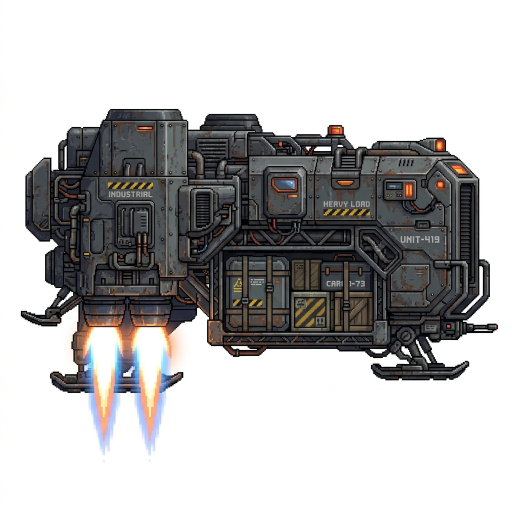
#> input picture drone_raw.png, 1024 x 1024 px (shown at 1/2 size)
$ python process_drone.py
#> lines starting #> are read from the running program, lines starting #| are printed output that depends on the picture
from PIL import Image

def process():
    print("Processing drone...")
    img = Image.open('drone_raw.png').convert('RGBA')

    # Remove white background
    datas = img.getdata()
    newData = []
    for item in datas:
        if item[0] > 220 and item[1] > 220 and item[2] > 220:
            newData.append((255, 255, 255, 0))
        else:
            newData.append(item)
#> this loop made 1048576 passes
#> item on passes 1 to 3: (253, 251, 252, 255), (255, 254, 255, 255), (255, 253, 254, 255)
#> after the loop, newData = 1048576 items
    img.putdata(newData)

    # Crop tight
    bbox = img.getbbox()
#> bbox = (41, 218, 996, 910)
    if bbox:
        img = img.crop(bbox)
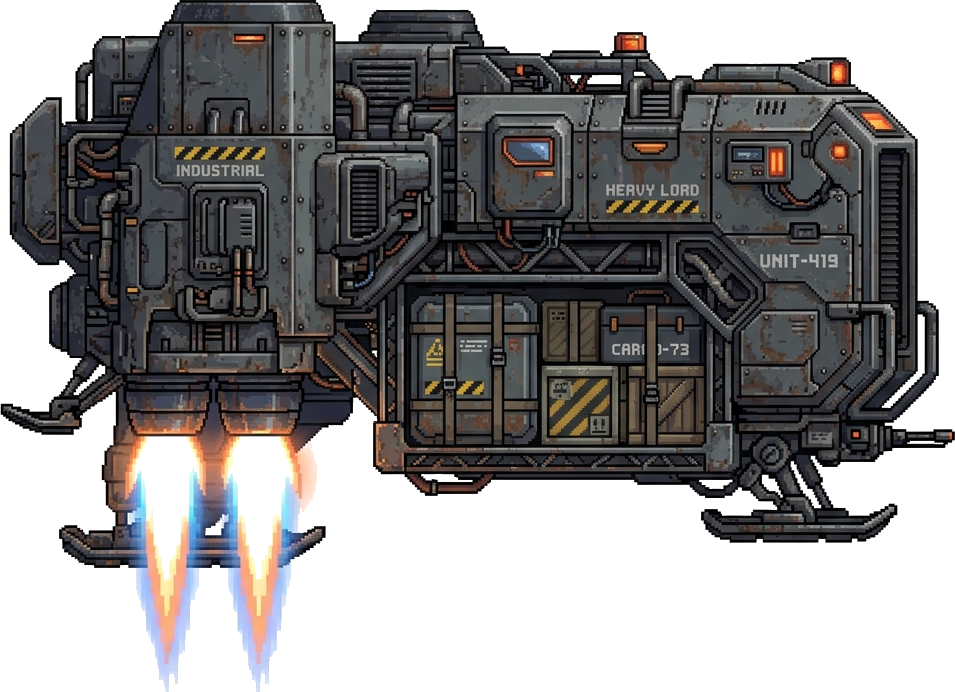
#> img: PIL image 955x692 RGBA; mean R, G, B, A 141.4, 139.8, 140.1, 155.5; transparent parts drawn white

    w, h = img.size
#> w = 955; h = 692
    aspect = h / w
#> aspect = 0.725
    new_w = 150
    new_h = int(new_w * aspect)
#> new_h = 108

    img = img.resize((new_w, new_h), Image.Resampling.LANCZOS)
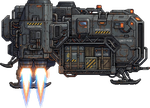
#> img: PIL image 150x108 RGBA; mean R, G, B, A 49.1, 47.7, 47.9, 155.4; transparent parts drawn white
    img.save('hover_drone.png', 'PNG')
    print("Saved hover_drone.png!")

if __name__ == '__main__':
    process()

$ run again, with ac_unit.png copied over drone_raw.png
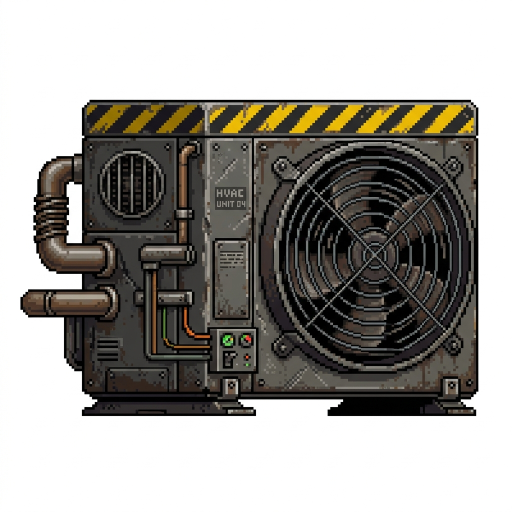
#> input picture ac_unit.png, 1024 x 1024 px (shown at 1/2 size)
#> the loop in process, `for item in datas:` made 1048576 passes
#> item on passes 1 to 3: (252, 252, 252, 255), (255, 255, 255, 255), (254, 254, 254, 255)
#> after the loop in process, `for item in datas:`: newData = 1048576 items
#> bbox = (40, 199, 957, 832)
#> in process, `img = img.crop(bbox)`:
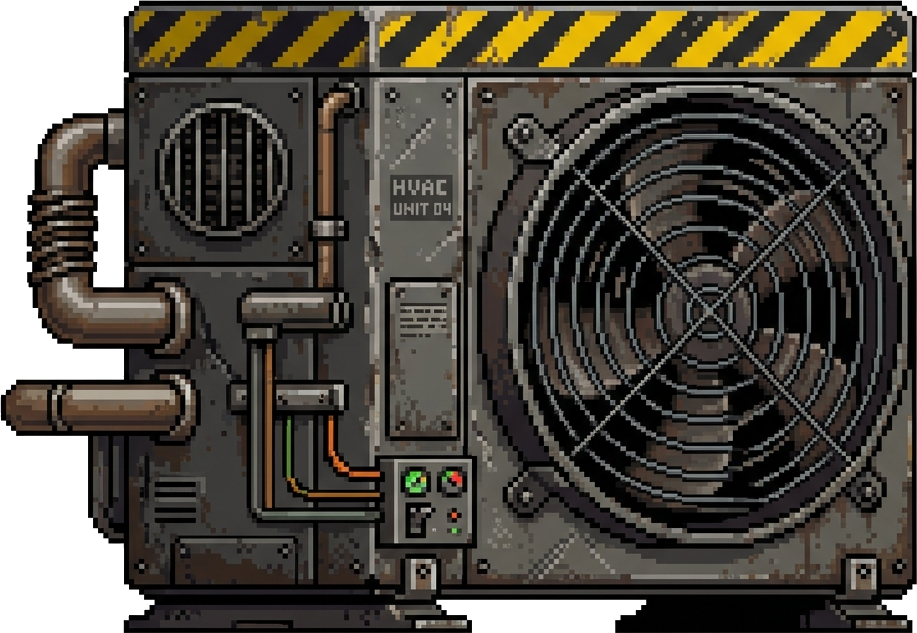
#> img: PIL image 917x633 RGBA; mean R, G, B, A 81.8, 77.5, 69.2, 229.6; transparent parts drawn white
#> in process, `img = img.resize((new_w, new_h), Image.Resampling.LANCZOS)`:
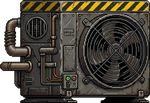
#> img: PIL image 150x103 RGBA; mean R, G, B, A 57.5, 53.3, 45, 229.5; transparent parts drawn white

$ run again, with alley_arch.png copied over drone_raw.png
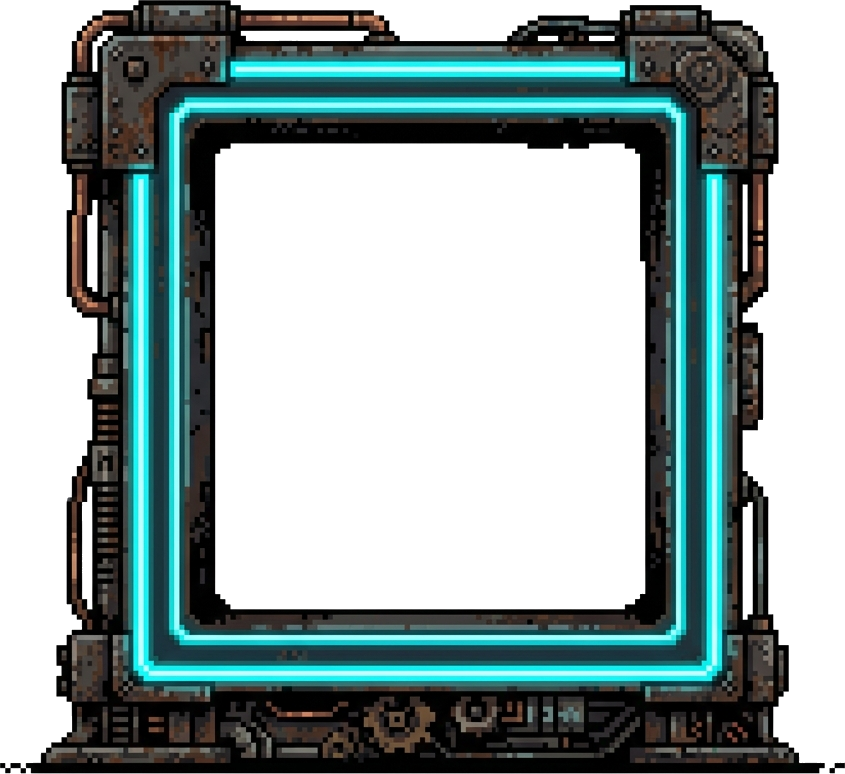
#> input picture alley_arch.png, 845 x 774 px
#> in process, img is the input picture: PIL image 845x774 RGBA; mean R, G, B, A 22.8, 39.6, 39.2, 127.8
#> after the loop in process, `for item in datas:`: newData = 654030 items
#> bbox = (0, 0, 845, 774)
#> in process, `img = img.resize((new_w, new_h), Image.Resampling.LANCZOS)`:
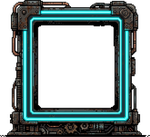
#> img: PIL image 150x137 RGBA; mean R, G, B, A 25.7, 42.5, 42.1, 127.7; transparent parts drawn white

$ run again, with alley_wall.png copied over drone_raw.png
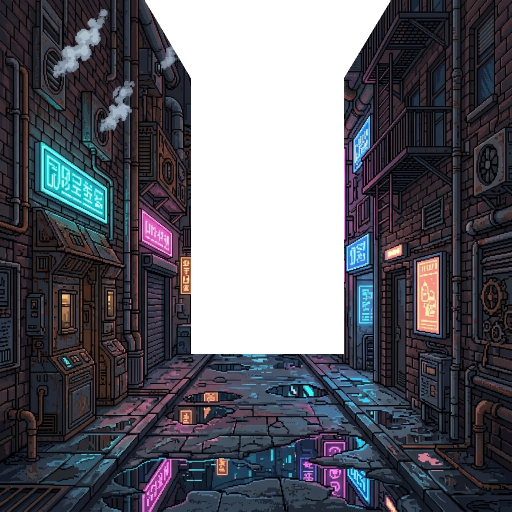
#> input picture alley_wall.png, 1024 x 1024 px (shown at 1/2 size)
#> in process, img is the input picture: PIL image 1024x1024 RGBA; mean R, G, B, A 38.1, 38.5, 46.5, 198.8
#> the loop in process, `for item in datas:` made 1048576 passes
#> item on passes 1 to 3: (35, 33, 36, 255), (38, 36, 39, 255), (1, 0, 4, 255)
#> after the loop in process, `for item in datas:`: newData = 1048576 items
#> bbox = (0, 0, 1024, 1024)
#> in process, `img = img.resize((new_w, new_h), Image.Resampling.LANCZOS)`:
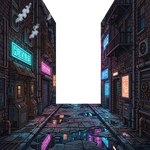
#> img: PIL image 150x150 RGBA; mean R, G, B, A 39.4, 39.4, 47.8, 198.8; transparent parts drawn white
